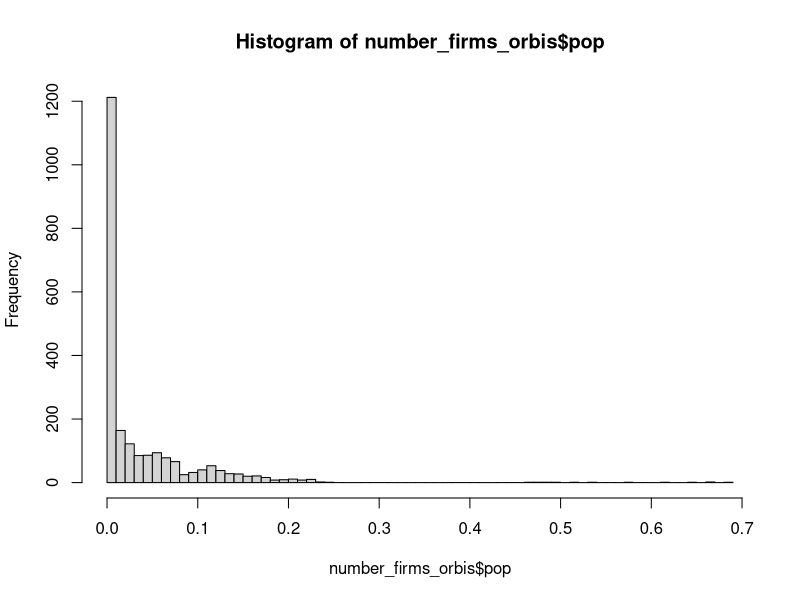
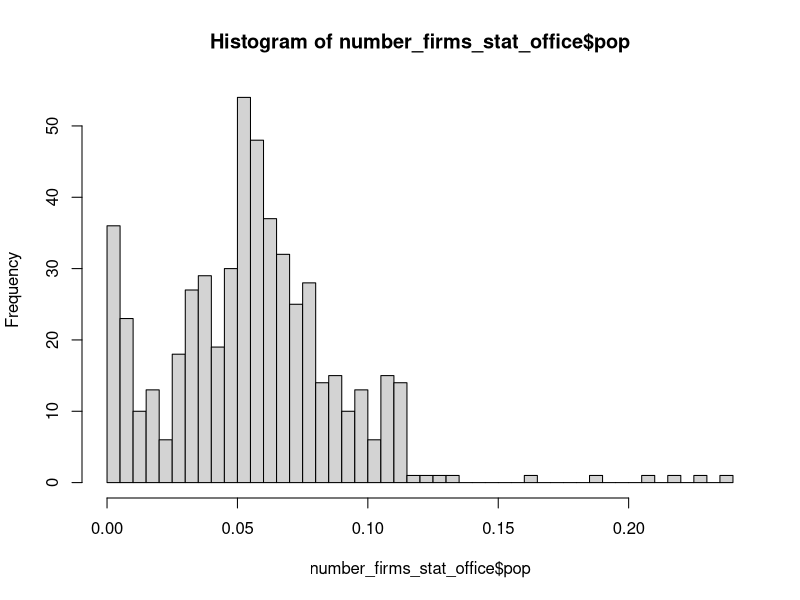

The R script that drew these images, in order: (Note: this script raises an error after producing the figures.)

library(dplyr)

######## Read needed data

ctry_profiles            <- read.csv("data/country_info/ctry_profiles.csv")
number_firms_stat_office <- read.csv("data/country_info/number_firms_stat_office.csv")
number_firms_orbis       <- read.csv("data/country_info/number_firms_orbis.csv")
worldbank_data           <- read.csv("data/country_info/worldbank_data.csv")


###############################################
# Investigate and clean data
###############################################


######## Focus on years 2010-2021

number_firms_orbis <- number_firms_orbis[number_firms_orbis$year %in% c(2010:2021),]
number_firms_stat_office <- number_firms_stat_office[number_firms_stat_office$year %in% c(2010:2021),]


######## Merge with worldbank data
number_firms_orbis <- merge(number_firms_orbis, worldbank_data, by=c("iso2", "year"), all.x = T)
number_firms_stat_office <- merge(number_firms_stat_office, worldbank_data, by=c("iso2", "year"), all.x = T)


######## Count number of country years for statistical offices and ORBIS

sum(!is.na(number_firms_orbis$number_firms))
sum(!is.na(number_firms_stat_office$number_firms))


######## Investigate cases with low number of observations

sum(number_firms_orbis$number_firms[!is.na(number_firms_orbis$number_firms)] < 100)
sum(number_firms_stat_office$number_firms[!is.na(number_firms_stat_office$number_firms)] < 100)

min(number_firms_orbis$number_firms, na.rm = T)
min(number_firms_stat_office$number_firms, na.rm = T)


######## Calculate ratio of firms to population

number_firms_orbis$pop       <- number_firms_orbis$number_firms / number_firms_orbis$population
number_firms_stat_office$pop <- number_firms_stat_office$number_firms / number_firms_stat_office$population

hist(number_firms_orbis$pop, breaks = 50)
hist(number_firms_stat_office$pop, breaks = 50)


######## Set number of firms to missing when share < 0.2% relative to population 

number_firms_orbis$number_firms[number_firms_orbis$pop < 0.002]             <- NA
number_firms_stat_office$number_firms[number_firms_stat_office$pop < 0.002] <- NA


######## Count number of country years for statistical offices and ORBIS after cleaning

sum(!is.na(number_firms_orbis$number_firms))
sum(!is.na(number_firms_stat_office$number_firms))


###############################################
# Describe data
###############################################


######## Share of covered sample years

sum(!is.na(number_firms_orbis$number_firms)) / (193*12)
sum(!is.na(number_firms_stat_office$number_firms)) / (193*12)


######## Merge both data sets 
colnames(number_firms_orbis) <- c("iso2","year","number_firms_orbis", "gdp", "population","pop") 
colnames(number_firms_stat_office) <- c("iso2","year","source_link", "number_firms_stat_office", "gdp", "population","pop") 

number_firms_orbis <- number_firms_orbis[, c("iso2","year","number_firms_orbis")]
df <- merge(number_firms_orbis , number_firms_stat_office)


year <- df %>%
  group_by(year) %>%
  summarize("obs" = length(iso2),
            "firms_office_yes" = sum(!is.na(number_firms_stat_office)),
            "firms_orbis_yes"  = sum(!is.na(number_firms_orbis)),
            "share_office"     = sum(!is.na(number_firms_stat_office)) / length(iso2),
            "share_orbis"      = sum(!is.na(number_firms_orbis)) / length(iso2))


######## Observations by continent

df <- merge(df, ctry_profiles , by = c("iso2"))

continent <- df %>%
  group_by(continent) %>%
  summarize("obs" = length(iso2),
            "firms_office_yes" = sum(!is.na(number_firms_stat_office)),
            "firms_orbis_yes"  = sum(!is.na(number_firms_orbis)),
            "share_office"     = sum(!is.na(number_firms_stat_office)) / length(iso2),
            "share_orbis"      = sum(!is.na(number_firms_orbis)) / length(iso2))


######## Observations by population

population            <- sum(df$population, na.rm =T)
population_office_yes <- sum(df$population[!is.na(df$number_firms_stat_office)], na.rm =T)
population_orbis_yes  <- sum(df$population[!is.na(df$number_firms_orbis)], na.rm =T)
share_office          <- population_office_yes / population
share_orbis           <- population_orbis_yes / population

population <- data.frame(population,
                         population_office_yes,
                         population_orbis_yes,
                         share_office,
                         share_orbis)


######## Observations by gdp

gdp                   <- sum(df$gdp, na.rm =T)
gdp_office_yes        <- sum(df$gdp[!is.na(df$number_firms_stat_office)], na.rm =T)
gdp_orbis_yes         <- sum(df$gdp[!is.na(df$number_firms_orbis)], na.rm =T)
share_office          <- gdp_office_yes / gdp
share_orbis           <- gdp_orbis_yes / gdp

gdp <- data.frame(gdp,
                         gdp_office_yes,
                         gdp_orbis_yes,
                         share_office,
                         share_orbis)


######## Save as Excel

library(writexl)
write_xlsx(list(
  "year"       = year,
  "continent"  = continent,
  "population" = population,
  "gdp"        = gdp),
           path = "output/analysis_1.xlsx")
